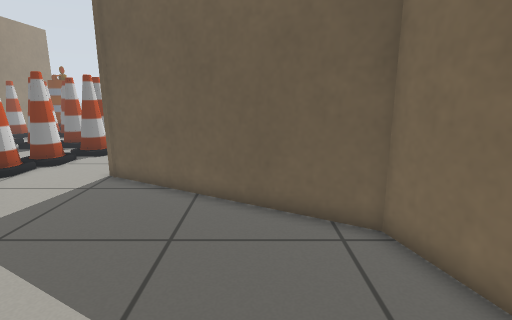
View 1 (above)

16 first-person views from a walk through a Gazebo world. The camera is 0.82 m above the floor, tilts 12° down and sees 80° across. The floor is counted in squares, 0.25 m on a side. Each view is taken from the middle of a square. On the plan, view 1 faces up. The plan holds only what a view shows up to about 20 squares ahead; the rest is blank.

View 2
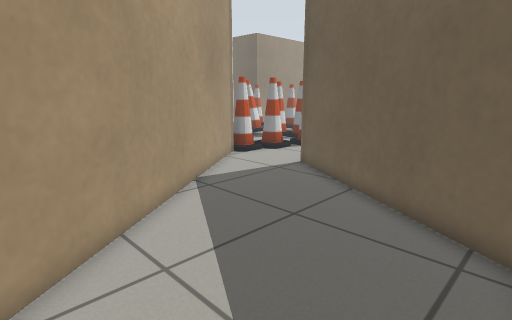

View 3
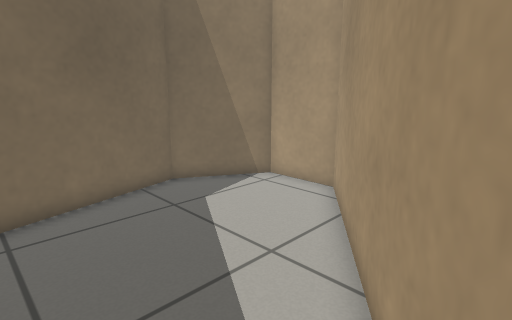

View 4
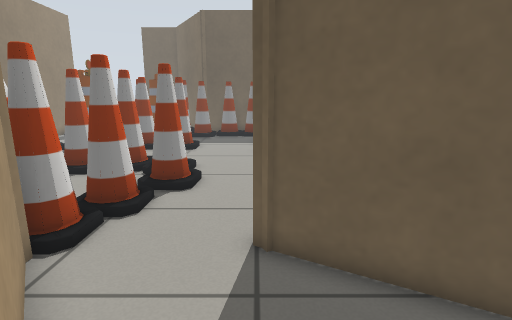

View 5
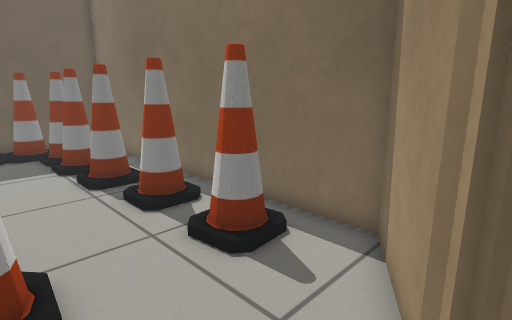

View 6
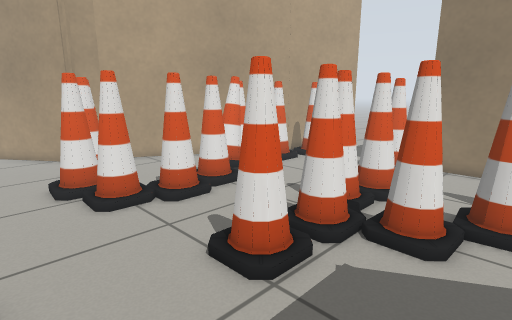

View 7
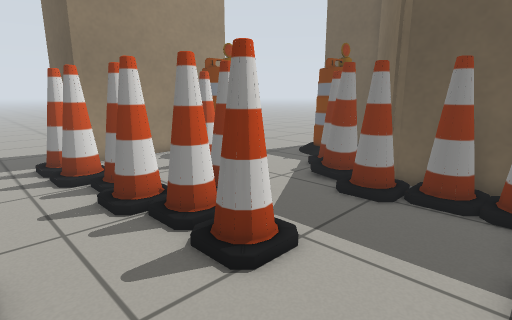

View 8
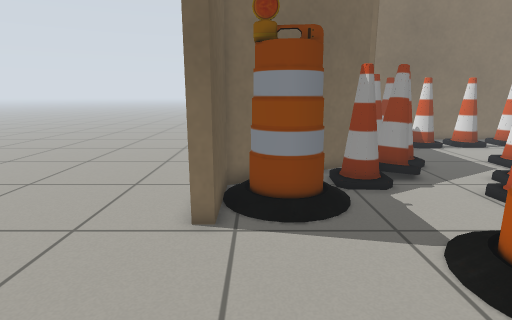

View 9
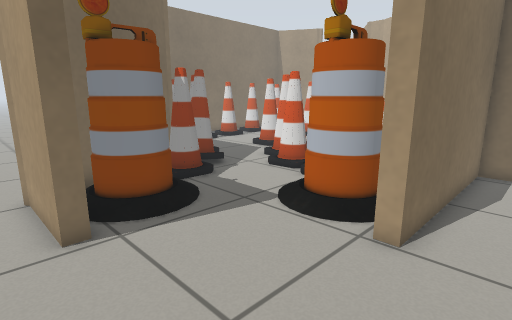

View 10
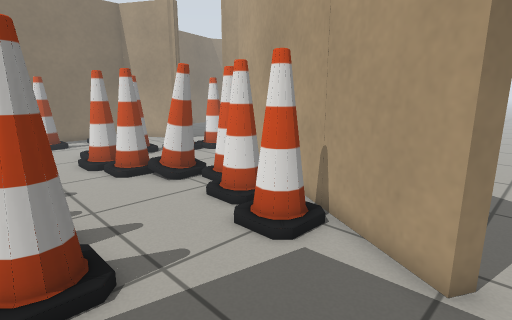

View 11
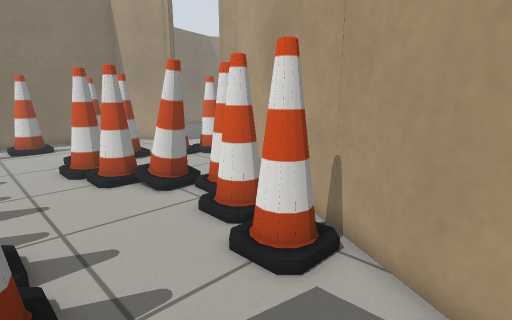

View 12
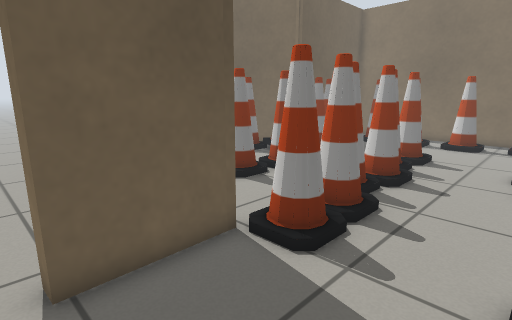

View 13
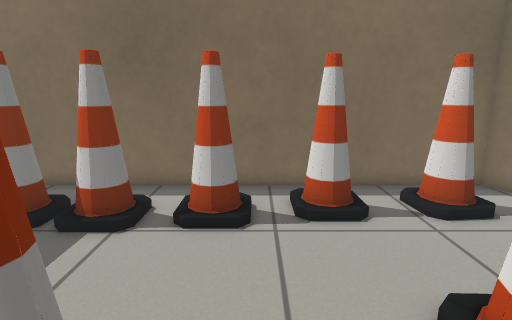

View 14
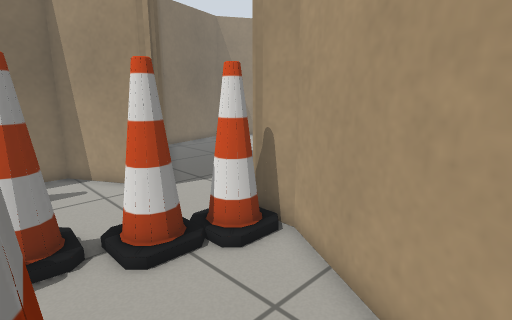

View 15
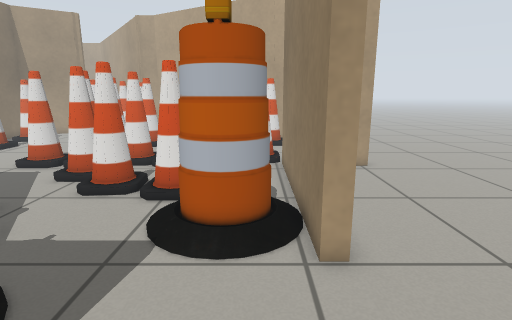

View 16
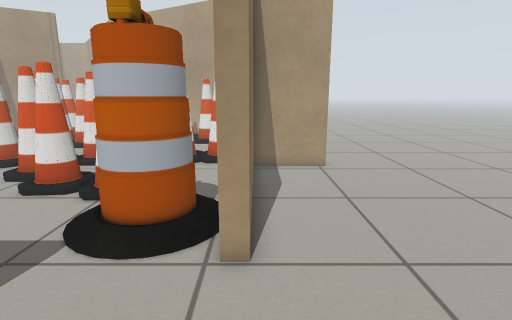

### Floor plan
Points are (right, up) in squares from view 1. A wall is a line through its corners. A room is listed if a view was taken in it or the views show most of it. See-through windows are left out.
Room 1 (views 1, 2, 3, 4)
walls: (-7.2, 6.9) (-0.4, -2.5) (2.6, -2.5) (4.7, 1) (3.1, 7) (-6.1, 12.2)
ways out: opening at (-7, 9.5) to room 2
Room 2 (views 5, 6, 7, 13, 14, 15)
walls: (-22.3, 34.4) (-22.3, 25.4) (-24.4, 25.3); (-25, 19.1) (-12.2, 11.7) (-10.7, 11.7) (-7.2, 6.9); (-6.1, 12.5) (-2.1, 14.7) (-2.1, 32.7) (-10.4, 32.7) (-14.1, 39.1) (-17.6, 39.1) (-17.6, 39.7) (-14, 39.7); (-5.7, 11.8) (-6, 12.3) (-5.7, 12.8)
ways out: opening at (-7, 9.5) to room 1; opening at (-22.5, 38) to room 3; opening at (-25.5, 22) to room 4; opening at (-14, 41)
objects: cone (-22, 19) to (-21, 20); cone (-22, 24) to (-21, 25); barrel (-21, 31) to (-19, 33); cone (-20, 18) to (-19, 19); cone (-20, 24) to (-19, 25); cone (-19, 29) to (-18, 30); cone (-18, 17) to (-17, 18); cone (-18, 25) to (-17, 26); barrel (-17, 36) to (-15, 38); cone (-16, 18) to (-15, 19); cone (-16, 24) to (-15, 25); cone (-16, 29) to (-15, 30); cone (-15, 27) to (-14, 28); cone (-14, 19) to (-13, 20); cone (-14, 25) to (-13, 26); cone (-14, 34) to (-13, 35); cone (-13, 32) to (-12, 33); cone (-12, 13) to (-11, 13); cone (-12, 20) to (-11, 20); cone (-11, 14) to (-10, 15); cone (-11, 25) to (-10, 26); cone (-11, 31) to (-10, 32); cone (-10, 17) to (-9, 18); cone (-10, 19) to (-9, 20); cone (-9, 31) to (-8, 32); cone (-7, 31) to (-6, 32); cone (-6, 27) to (-5, 28); cone (-6, 29) to (-5, 30); cone (-5, 17) to (-4, 18); cone (-5, 20) to (-4, 21); cone (-5, 24) to (-4, 25)
Room 3 (views 8, 9, 10, 16)
walls: (-26.3, 25.3) (-26.3, 25.9) (-22.9, 26) (-22.9, 34.4) (-22.3, 34.4)
ways out: opening at (-22.5, 38) to room 2; opening at (-27, 25.5) to room 4
Room 4 (views 11, 12)
walls: (-26.4, 19) (-26.1, 19.7) (-25, 19.1); (-24.4, 25.3) (-26.3, 25.3)
ways out: opening at (-25.5, 22) to room 2; opening at (-27, 25.5) to room 3

Where each view was taken, in squares from view 1:
view 1: 0 up, 0 right, facing up
view 2: 0 up, 3 right, facing up-left
view 3: 7 up, 6 left, facing down-right
view 4: 6 up, 6 left, facing up
view 5: 12 up, 9 left, facing up-right
view 6: 30 up, 6 left, facing down-left
view 7: 21 up, 6 left, facing up-left
view 8: 38 up, 25 left, facing right
view 9: 41 up, 25 left, facing down-right
view 10: 25 up, 27 left, facing down-right
view 11: 24 up, 26 left, facing down-right
view 12: 20 up, 27 left, facing up-right
view 13: 23 up, 13 left, facing right
view 14: 18 up, 17 left, facing down-right
view 15: 40 up, 21 left, facing down
view 16: 40 up, 23 left, facing down
